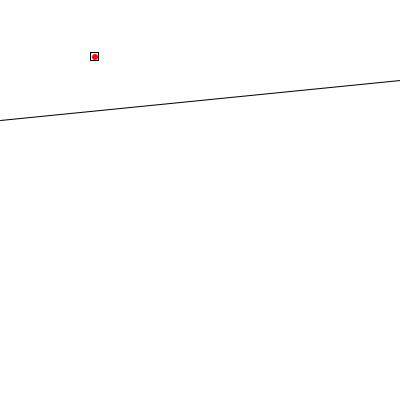
Frame 1 (no input)
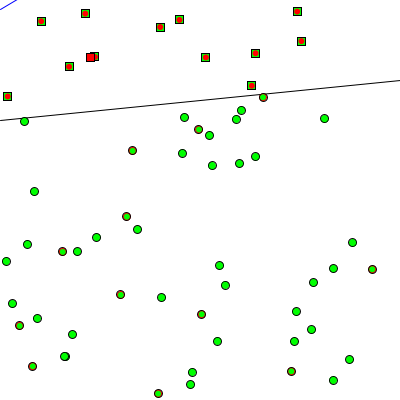
Frame 60 (the mouse pressed at the canvas centre just before this capture)
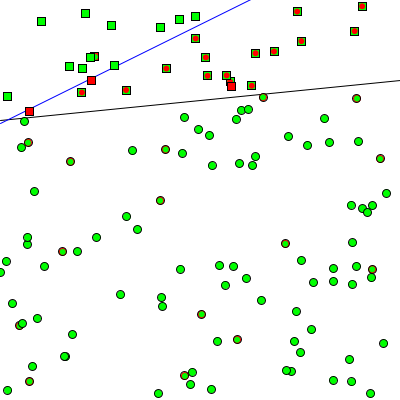
Frame 120 (the mouse held since frame 60 and released just before this capture)

The Processing sketch that drew these frames (run headless with seeded random() and noise(); from frame 60 on, the mouse is pressed at the canvas centre):

// Processing sketch: First_Perceptron
// ── First_Perceptron.pde
Perceptron p;

ArrayList<Point> points;

float m = 2, c = - 100, x1 = -1, x2 = 1; //slope of line and constant
float y1 = f(x1);
float y2 = f(x2);

float f(float x) {
  return (0.1 * x + 0.5);
}


void setup() {
  size(400, 400);
  p=new Perceptron();
  points = new ArrayList<Point>();
  x1 = map(x1, -1 , 1, 0, width);
  y1 = map(y1, -1, 1, height, 0);
  x2 = map(x2, -1 , 1, 0, width);
  y2 = map(y2, -1, 1, height, 0);
}

void draw() {
  background(255);
  stroke(0);

  line(x1, y1, x2, y2);
  p.display();
  if (points.size() < 800)
    points.add(new Point());
  for (Point p1 : points) {
    p1.display();
    float[] inputs = p1.inputs;
    int target = p1.label;
    p.train(inputs, target);

    float guess = p.guess(inputs);
    if (guess == target) 
      fill(0, 255, 0);
    else
      fill(255, 0, 0);
    noStroke();
    ellipse(p1.x, p1.y, 6, 6);
  }
}

void mousePressed() {
  for (Point p1 : points) {
    int target = p1.label;
    p.train(p1.inputs, target);
  }
}
// ── Perceptron.pde
class Perceptron {
  float[] weights = new float[3];
  float lr = 0.0001;

  Perceptron() {
    for (int i=0; i<weights.length; i++)
      weights[i] = random(-1, 1);
  }

  float guess(float[] inputs) {
    float sum =0.0;
    for (int i=0; i<weights.length; i++)
      sum += inputs[i]*weights[i];
    return sign(sum);
  }

  void train(float[] inputs, int target) {
    float guess = guess(inputs);
    float error = target - guess;

    //Tune all the wights
    for (int i=0; i<weights.length; i++) 
      weights[i] += error * inputs[i] * lr;
  }

  void display() {
    stroke(0, 0, 255);
    float mP = weights[0]/weights[1];
    float cP = weights[2]/weights[1];
    float x1 = 1, x2 = -1;
    float y1 = mP*x1 + cP;
    float y2 = mP*x2 + cP;

    x1 = map(x1, -1, 1, 0, width);
    y1 = map(y1, -1, 1, 0, height);
    x2 = map(x2, -1, 1, 0, width);
    y2 = map(y2, -1, 1, 0, height);
    line(x1, y1, x2, y2);

    println(weights[0], weights[1], weights[2]);
  }
}

//Activation function
float sign(float n) {
  if (n>=0)
    return 1.0;
  return -1.0;
}
// ── Training.pde
class Point {
  float[] inputs = new float[3];
  float x,y;
  int label;

  Point() {
    inputs[0]=random(-1,1);
    inputs[1]=random(-1,1);
    inputs[2] = 1;
    
    x = map(inputs[0],-1,1,0,width);
    y = map(inputs[1],-1,1,height,0);
    
    float lineY = f(inputs[0]);
    if (inputs[1] < lineY) {
      label =1;
    } else {
      label =-1;
    }
  }

  void display() {
    stroke(0);
    rectMode(CENTER);
    if (label == 1)
      ellipse(x, y, 8, 8);
    else
      rect(x, y, 8, 8);
    
  }
  
}
